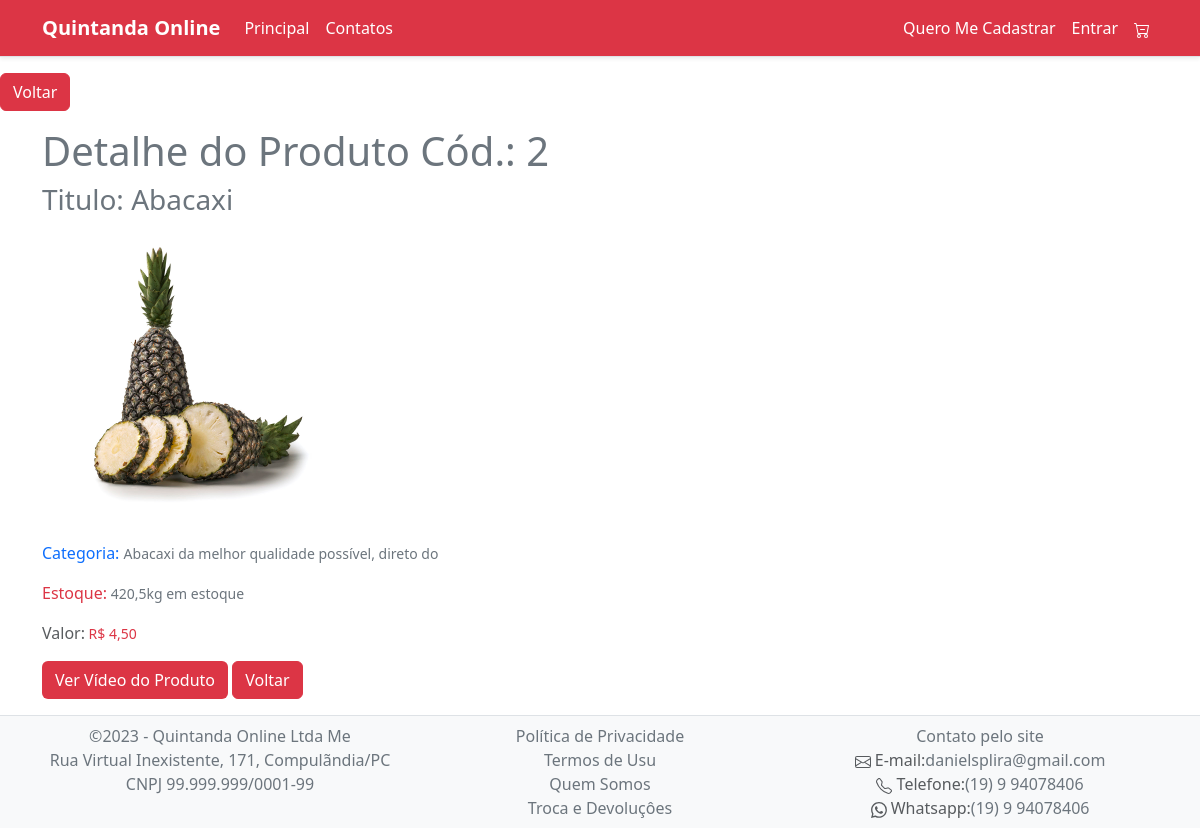
/ver-produtos.php?id=2, run on the app's committed database.
### tables this page shows
CREATE TABLE `produtos` (
  `id` int(11) NOT NULL,
  `foto` varchar(100) NOT NULL,
  `foto1` varchar(100) NOT NULL,
  `foto3` varchar(100) NOT NULL,
  `titulo` varchar(100) NOT NULL,
  `categoria` varchar(100) NOT NULL,
  `video` varchar(100) NOT NULL,
  `valor` varchar(100) NOT NULL,
  `estoque` varchar(100) NOT NULL
);

### ver-produtos.php (the view, shortened to what this page needs)
<!doctype html>
<html lang="pt-br">
<head>
    <link href="https://cdn.jsdelivr.net/npm/bootstrap@5.3.0-alpha3/dist/css/bootstrap.min.css" rel="stylesheet">
</head>
<body style="min-width:372px;">
    <nav class="navbar navbar-expand-lg navbar-dark bg-danger border-bottom shadow-sm mb-3">
        <div class="container">
            <a href="#" class="navbar-brand"><strong>Quintanda Online</strong></a>
            <div class="navbar-collapse collapse">
                <ul class="navbar-nav flex-grow-1">
                    <li class="nav-item">
                        <a href="#" class="nav-link text-white">Principal</a>
                    </li>
                    <li class="nav-item">
                        <a href="contato.php" class="nav-link text-white">Contatos</a>
                    </li>
                </ul>
                <div class="align-self-end">
                    <ul class="navbar-nav">
                        <li class="nav-item">
                            <a href="cadastro.php" class="nav-link text-white">Quero Me Cadastrar</a>
                        </li>
                        <li class="nav-item">
                            <a href="login.php" class="nav-link text-white">Entrar</a>
                        </li>
                        <li class="nav-item">
                            <a href="carrinho.php" class="nav-link text-white">
                            </a>
                        </li>
                    </ul>
                </div>
            </div>
        </div>
    </nav>
    <?php
    $id = $_GET['id'];
    $titulo = $categoria = $foto = $video = $estoque = $valor = "";
    include "conexao.php";
    $sql_buscar = "select * from produtos  where id = $id";
    $todos_os_produtos = mysqli_query($conexao, $sql_buscar);
    while ($um_produtos = mysqli_fetch_assoc($todos_os_produtos)) :
        $titulo = $um_produtos["titulo"];
        $categoria = $um_produtos["categoria"];
        $video = $um_produtos["video"];
        $foto = $um_produtos["foto"];
        $estoque = $um_produtos["estoque"];
        $valor = $um_produtos["valor"];
    endwhile;
    ?>
    <a href="listar-produtos.php" class="btn btn-danger text-white">Voltar</a>
    <div class="container mt-3">
        <div class="col-12">
            <h1 class="text-secondary">
                Detalhe do Produto Cód.: <?php echo $id; ?>
            </h1>
        </div>
        <div class="col-12 text-dark">
            <h3 class="text-secondary">Titulo: <?php echo $titulo; ?> </h3>
            <p><img src="<?php echo $foto; ?>" alt="" width="300"></p>
            <p class="text-primary">Categoria: <small class="text-secondary"><?php echo $categoria; ?></small> </p>
            <p class="text-danger">Estoque:<small class="text-secondary"> <?php echo $estoque; ?></small> </p>
            <p class="text-muted">Valor:<small class="text-danger"> <?php echo $valor; ?></small> </p>
            <a href="<?php echo $video; ?>" class="btn bg-danger text-white">Ver Vídeo do Produto</a>
            <a href="listar-produtos.php" class="btn btn-danger text-white">Voltar</a>
        </div>
    </div>
    <div style="height: 129px;" class="d-none d-lg-block"></div>
    <footer class="border-top fixed-bottom text-muted bg-light">
        <div class="container">
            <div class="row py-2">
                <div class="col-12 col-md-4 text-center text-md-left text-secondary">
                    &copy;2023 - Quintanda Online Ltda Me<br>
                    Rua Virtual Inexistente, 171, Compulãndia/PC<br>
                    CNPJ 99.999.999/0001-99
                </div>
                <div class="col-12 col-md text-center">
                    <a href="privacidade.php" class="text-decoration-none text-secondary">Política de
                        Privacidade</a><br>
                    <a href="termos.php" class="text-decoration-none text-secondary">Termos de Usu</a><br>
                    <a href="quensomos.php" class="text-decoration-none text-secondary">Quem Somos</a><br>
                    <a href="troca.php" class="text-decoration-none text-secondary">Troca e Devoluçôes</a>
                </div>
                <div class="col-12 col-md-4 text-center text-md-right">
                    <a href="contato" class="text-decoration-none text-secondary ">Contato pelo site</a><br>
                    E-mail:<a href="danielsplira@gmail.com" class="text-decoration-none text-secondary">danielsplira@gmail.com</a><br>
                    Telefone:<a href="contato" class="text-decoration-none text-secondary">(19) 9 94078406</a><br>
                    Whatsapp:<a href="contato" class="text-decoration-none text-secondary">(19) 9 94078406</a><br>
                </div>
            </div>
        </div>
    </footer>
</body>
</html>

### data on the page
produtos: titulo "Abacaxi", foto (picture), categoria "Abacaxi da melhor qualidade possível, direto do", estoque "420,5kg em estoque", valor "R$ 4,50"

### other printed values
$id "2"
